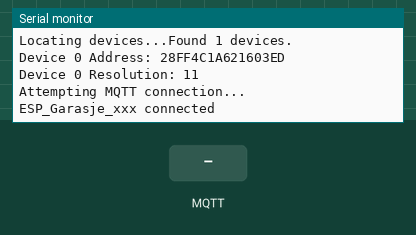
A sketch run on a simulated ESP8266 (NodeMCU). On the bench: the last lines printed to the serial monitor. The inputs (shaded band) are chosen by the test bench. WiFi joins after 1.5 s; servers stay silent unless stated; no MQTT or app messages arrive unless stated.

Above: at 2.7 s.
2.8 s: MQTT message "1" arrives on the first subscribed topic
At 3.5 s:
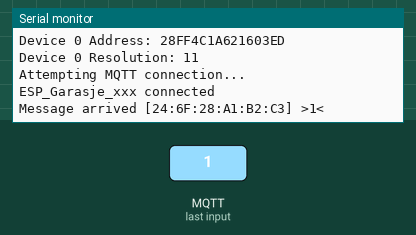
4.3 s: MQTT message "on" arrives on the first subscribed topic
At 4.6 s:
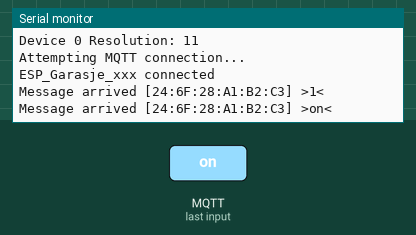
5.8 s: MQTT message "off" arrives on the first subscribed topic
At 7.0 s:
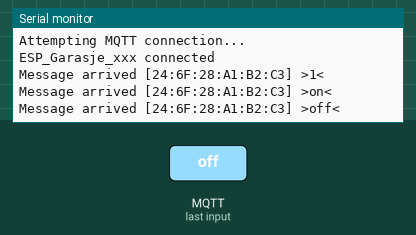

The sketch:

mqtt_esp8266_Mekkepult2.ino
```cpp
#define DEBUG 1				//Comment out if no need for serial debug
//#define SWITCH 0			//comment out if no need for button/switch
#define DS18B20 12			//comment out if no need for DS18B20 device, define as pin number
//#define DHT22_PIN 12		//comment out if no need for DHT22 device, define as pin number


// Define debug macros
#ifdef DEBUG
	#define DEBUG_PRINT(x)		Serial.print (x)
	#define DEBUG_PRINTDEC(x)   Serial.print (x, DEC)
	#define DEBUG_PRINTLN(x)	Serial.println (x)
	#define DEBUG_PRINTHEX(x)	Serial.print (x, HEX)
#else
	#define DEBUG_PRINT(x)
	#define DEBUG_PRINTDEC(x)
	#define DEBUG_PRINTLN(x)
	#define DEBUG_PRINTHEX(x)
#endif


#include <ESP8266WiFi.h>
#include <PubSubClient.h>
#include <DallasTemperature.h>
#include <DHTesp.h>


//##################################  setup
const char* ssid =			"MekkeBua";
const char* password =		"AKLgXhQmq9";
const char* mqtt_server =	"192.168.20.200";
const char* tempTopic =		"sbv9/garasje/temperatur";			//## Topic to post temperature
const char* humTopic =		"sbv9/mekkepult2/fuktighet";			//## Topic to post Humidity
const char* btnTopic =		"sbv9/garasje/port_bryter";			//## Topic to post buttonstate
const char*	clientName =	"ESP_Garasje_xxx";						//## Client name. unike

WiFiClient espClient;
PubSubClient client(espClient);

#ifdef DS18B20
	OneWire oneWire(DS18B20);											// onewire on pin 12
	DallasTemperature ds18b20(&oneWire);
	DeviceAddress insideThermometer;
#endif
#ifdef DHT22_PIN
	DHTesp dht;
	float humidity;
	float temperature;
	float last_humidity;
	float last_temperature;
	char Tmsg[10];
	char Hmsg[10];
#endif


long lastMsg = 0;
float lastValue = 0;
char msg[50];
int value = 0;
bool button;
bool old_button;

String MAC= WiFi.macAddress();


void setup(){

	Serial.begin(115200);

	#ifdef SWITCH
	pinMode(SWITCH,INPUT);
	#endif

	#ifdef DS18B20
	ds18b20.begin();
	#endif

	#ifdef DHT22_PIN
	dht.setup(12);
	#endif

	//########################### WIFI begin
	setup_wifi();
	client.setServer(mqtt_server, 1883);
	client.setCallback(callback);


	#ifdef DS18B20
	//########################### Sensor serial debug
	DEBUG_PRINT("Locating devices...");
	DEBUG_PRINT("Found ");
	DEBUG_PRINTDEC(ds18b20.getDeviceCount());
	DEBUG_PRINTLN(" devices.");
	if (!ds18b20.getAddress(insideThermometer, 0)) DEBUG_PRINTLN("Unable to find address for Device 0");
	DEBUG_PRINT("Device 0 Address: ");
	printAddress(insideThermometer);
	DEBUG_PRINTLN();

	ds18b20.setResolution(insideThermometer, 11);	// (Sensor_adress, bits)

	DEBUG_PRINT("Device 0 Resolution: ");
	DEBUG_PRINTDEC(ds18b20.getResolution(insideThermometer));
	#endif
}	//## END OF setup()

void setup_wifi()
{
	delay(10);
	DEBUG_PRINT("\nConnecting to ");
	DEBUG_PRINTLN(ssid);

	WiFi.begin(ssid, password);

	while (WiFi.status() != WL_CONNECTED) {
		delay(500);
		DEBUG_PRINT(".");
	}

	DEBUG_PRINTLN("\nWiFi connected");
	DEBUG_PRINTLN("IP address: ");
	DEBUG_PRINTLN(WiFi.localIP());
	DEBUG_PRINT("MAC: ");
	DEBUG_PRINTLN(MAC);

} //## END OF setup_wifi()

void callback(char* topic, byte* payload, unsigned int length) {
	Serial.print("Message arrived [");
	Serial.print(topic);
	Serial.print("] >");

	for (int i = 0; i < length; i++) {
		Serial.print((char)payload[i]);
	}

	Serial.print("<\n");
	MAC.toCharArray(msg,18);
	client.publish(msg,"I'm alive!");
}	//## END of callback()

void reconnect() {
	while (!client.connected()) {									//while not connected
		DEBUG_PRINTLN("\nAttempting MQTT connection...");
		if (client.connect(clientName)) {							//try to connect, and if connected:
			DEBUG_PRINT(clientName);								//debug clientname
			DEBUG_PRINTLN(" connected");
			snprintf(msg, 50,"Device %s connected", clientName);
			client.publish("Rapport", msg);							//Send a mqtt message


			MAC.toCharArray(msg,18);
			client.subscribe( msg );								// Subscribe to own MAC adress topic
		}
		else {														//if NOT connected
			DEBUG_PRINT("failed, rc=");								//debug
			DEBUG_PRINT(client.state());
			DEBUG_PRINTLN(" try again in 5 seconds");
			// Wait 5 seconds before retrying
			delay(5000);											//wait 5sek and retry
		}
	}
}

void loop() {
	if (!client.connected()) {		//Check if connected, if not :
		reconnect();
	}

	client.loop();

	/* Switch doesent really need any time keeping */
	#ifdef SWITCH
	button = !digitalRead(SWITCH);  //GPIO 0 is normal high, low when button pressed
	if(button != old_button) { // Dont send same message more than once.
		old_button = button;
		if(button)  client.publish(btnTopic,"1");
		else		client.publish(btnTopic,"0");
	}
	#endif

	// Timekeeping, check every 60s if change
	long now = millis();
	if (now - lastMsg > 60000) {
		lastMsg = now;

		#ifdef DS18B20	//Block for DS18B20 sensor
		ds18b20.requestTemperatures();
		float tempC = ds18b20.getTempCByIndex(0);
		/* Only send message if changed */
		if (tempC != lastValue){
			lastValue = tempC;
			FtoChar2(tempC, msg,1);	//Make text out of float and put in msg
			DEBUG_PRINT("\nPublish message: ");
			DEBUG_PRINT(msg);
			client.publish(tempTopic, msg);
		}
		#endif


		#ifdef DHT22_PIN  // Block for DHT22 sensor
		float humidity = dht.getHumidity();
		float temperature = dht.getTemperature();
		DEBUG_PRINT("\nT:");
		DEBUG_PRINT(temperature);
		DEBUG_PRINT("\tH:");
		DEBUG_PRINT(humidity);

		if((temperature != last_temperature) || (humidity != last_humidity) ) {
			last_humidity = humidity;
			last_temperature = temperature;

			FtoChar2(temperature,Tmsg,1);
			FtoChar2(humidity,Hmsg,1);
			Serial.print(" Publishing messages: T:");
			Serial.print(Tmsg);
			client.publish(tempTopic, Tmsg);
			Serial.print(" H:");
			Serial.println(Hmsg);
			client.publish(humTopic, Hmsg);
		}
		#endif
	} // end of Timekeeping
}// END of loop

#ifdef DS18B20
void printAddress(DeviceAddress deviceAddress){
	for (uint8_t i = 0; i < 8; i++){
		if (deviceAddress[i] < 16) Serial.print("0");
		DEBUG_PRINTHEX(deviceAddress[i]);
	}
}

#endif

char* FtoChar2(float fVal, char* cF, int nDigs) {
	long dSep = pow(10, nDigs);
	signed long slVal = fVal * dSep;
	sprintf(cF, "%d.%d", int(slVal / dSep), abs(int(slVal % int(dSep))));
}
```

Measured:
- after the input at 2.8 s, the serial monitor: prints a new line at once (image 1)
- after the input at 4.3 s, the serial monitor: prints a new line at once (image 2)
- after the input at 5.8 s, the serial monitor: prints a new line at once (image 3)
